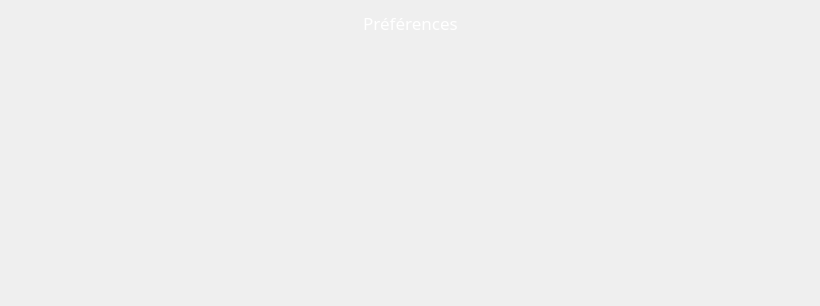
<?xml version="1.0" encoding="UTF-8"?>
<ui version="4.0">
 <class>Frag_Interface_PotionPreferencies</class>
 <widget class="QWidget" name="Frag_Interface_PotionPreferencies">
  <property name="geometry">
   <rect>
    <x>0</x>
    <y>0</y>
    <width>820</width>
    <height>306</height>
   </rect>
  </property>
  <property name="windowTitle">
   <string>Form</string>
  </property>
  <layout class="QVBoxLayout" name="verticalLayout">
   <item>
    <layout class="QVBoxLayout" name="verticalLayout_2">
     <item>
      <layout class="QHBoxLayout" name="horizontalLayout">
       <item>
        <spacer name="horizontalSpacer">
         <property name="orientation">
          <enum>Qt::Horizontal</enum>
         </property>
         <property name="sizeHint" stdset="0">
          <size>
           <width>40</width>
           <height>20</height>
          </size>
         </property>
        </spacer>
       </item>
       <item>
        <widget class="QLabel" name="label">
         <property name="sizePolicy">
          <sizepolicy hsizetype="Maximum" vsizetype="Preferred">
           <horstretch>0</horstretch>
           <verstretch>0</verstretch>
          </sizepolicy>
         </property>
         <property name="font">
          <font>
           <family>Sitka Small</family>
           <pointsize>13</pointsize>
          </font>
         </property>
         <property name="styleSheet">
          <string notr="true">QLabel{
	color:white;
}</string>
         </property>
         <property name="text">
          <string>Préférences</string>
         </property>
         <property name="alignment">
          <set>Qt::AlignHCenter|Qt::AlignTop</set>
         </property>
        </widget>
       </item>
       <item>
        <spacer name="horizontalSpacer_2">
         <property name="orientation">
          <enum>Qt::Horizontal</enum>
         </property>
         <property name="sizeHint" stdset="0">
          <size>
           <width>40</width>
           <height>20</height>
          </size>
         </property>
        </spacer>
       </item>
      </layout>
     </item>
     <item>
      <layout class="QHBoxLayout" name="horizontalLayout_2">
       <property name="spacing">
        <number>0</number>
       </property>
       <property name="leftMargin">
        <number>0</number>
       </property>
       <item>
        <spacer name="horizontalSpacer_4">
         <property name="orientation">
          <enum>Qt::Horizontal</enum>
         </property>
         <property name="sizeHint" stdset="0">
          <size>
           <width>40</width>
           <height>20</height>
          </size>
         </property>
        </spacer>
       </item>
       <item>
        <layout class="QHBoxLayout" name="mainLayout">
         <property name="spacing">
          <number>20</number>
         </property>
         <property name="topMargin">
          <number>15</number>
         </property>
        </layout>
       </item>
       <item>
        <spacer name="horizontalSpacer_3">
         <property name="orientation">
          <enum>Qt::Horizontal</enum>
         </property>
         <property name="sizeHint" stdset="0">
          <size>
           <width>40</width>
           <height>20</height>
          </size>
         </property>
        </spacer>
       </item>
      </layout>
     </item>
    </layout>
   </item>
  </layout>
 </widget>
 <resources/>
 <connections/>
</ui>
